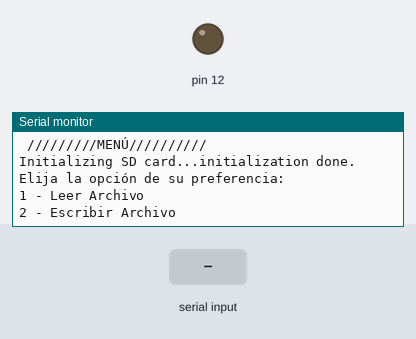
The sketch below on a simulated Arduino Leonardo, built with avr-gcc and run on an emulated ATmega32U4. Parts: output pins drawn as LEDs (lit = HIGH), the last lines printed to the serial monitor. Inputs (shaded band) come from the test bench. Storage starts empty.

Above: at 1.2 s.
1.3 s: "1\n" received over Serial
At 2.5 s:
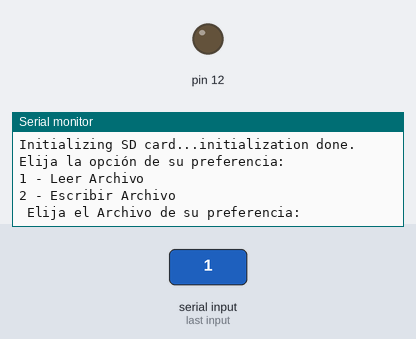
2.8 s: byte 10 ('\n') received over Serial
At 3.2 s:
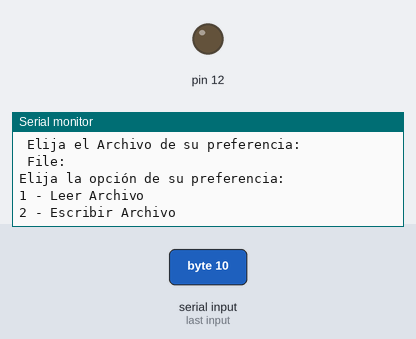
4.3 s: byte 13 ('\r') received over Serial
5.8 s: "2\n" received over Serial
At 6.2 s:
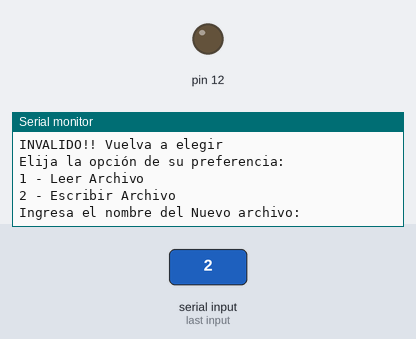
7.3 s: "0\n" received over Serial
At 8.8 s:
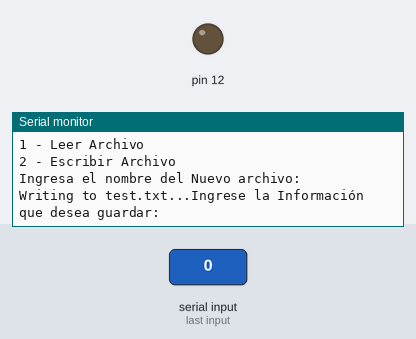

Measured:
- after the input at 1.3 s, the serial monitor: prints a new line at once (image 1)
- after the input at 2.8 s, the serial monitor: prints a new line at once (image 2)
- after the input at 5.8 s, the serial monitor: prints a new line at once (image 3)
- after the input at 7.3 s, the serial monitor: prints a new line at once (image 4)

The sketch:

PostLab.ino
```cpp
#include <SPI.h>
#include <SD.h>
File root;

File myFile;
File myFile2;
String opcion = "";

void setup()
{
  // Open serial communications and wait for port to open:
  Serial.begin(115200);
  while (!Serial) {
    ; // wait for serial port to connect. Needed for Leonardo only
  }
  Serial.println("\n /////////MENÚ//////////");
  SPI.setModule(0);

  Serial.print("Initializing SD card...");

  pinMode(12, OUTPUT);

  if (!SD.begin(12)) {
    Serial.println("initialization failed!");
    return;
  }
  Serial.println("initialization done.");


}

void loop()
{
   Serial.println("Elija la opción de su preferencia:");
   Serial.println("1 - Leer Archivo");
   Serial.println("2 - Escribir Archivo");
   opcion = leerfrase();

   if(opcion == "1"){
    Serial.println("\n Elija el Archivo de su preferencia:");

               root = SD.open("/");
               printDirectory(root, 0);
               opcion = leerfrase();
               char miArray[opcion.length() + 1]; // +1 para el carácter nulo '\0'

                opcion.toCharArray(miArray, opcion.length() + 1);
                myFile = SD.open(miArray);

                if (myFile) {
                Serial.println("\n File:");

                // read from the file until there's nothing else in it:
                while (myFile.available()) {
                  Serial.write(myFile.read());
                }
                // close the file:
                myFile.close();
              } else {
                // if the file didn't open, print an error:
                Serial.println("error opening File");
              }

   }
   else if(opcion == "2"){
      Serial.println("Ingresa el nombre del Nuevo archivo: ");
      String fileName = leerfrase();
      String ext = ".txt";
      String fileName2;
      fileName2.concat(fileName);
      fileName2.concat(ext);

      char miArray[fileName2.length() + 1]; // +1 para el carácter nulo '\0'
      myFile2 = SD.open("prueba30.txt", FILE_WRITE);

      // if the file opened okay, write to it:
      if (myFile2) {
        Serial.print("Writing to test.txt...");
        Serial.println("Ingrese la Información que desea guardar: ");
        String fileData= leerfrase();
        char miData[fileData.length() + 1]; // +1 para el carácter nulo '\0'
        myFile2.println(fileData);
        // close the file:
        myFile2.close();
        Serial.println("done.");
      } else {
        // if the file didn't open, print an error:
        Serial.println("error opening file");
      }
   }
    else{
     Serial.println("INVALIDO!! Vuelva a elegir");
   }
}
void readFile(){
   // re-open the file for reading:

  myFile = SD.open("Name");
  if (myFile) {
    Serial.println("File:");

    // read from the file until there's nothing else in it:
    while (myFile.available()) {
      Serial.write(myFile.read());
    }
    // close the file:
    myFile.close();
  } else {
    // if the file didn't open, print an error:
    Serial.println("error opening File");
  }
}
void writeFile(){
  // open the file. note that only one file can be open at a time,
  // so you have to close this one before opening another.
  myFile = SD.open("menu.txt", FILE_WRITE);

  // if the file opened okay, write to it:
  if (myFile) {
    Serial.print("Writing to File...");
    myFile.println("testing 1, 2, 3.");
    // close the file:
    myFile.close();
    Serial.println("done.");
  } else {
    // if the file didn't open, print an error:
    Serial.println("error opening test.txt");
  }
}
String leerfrase () //función que devuelve cadena
 {
   while (Serial.available()==0);  //bloquea hasta que escriba
   delay (20); //da tiempo para que lleguen todos los caracteres al buffer
   String inString = ""; //almacenamiento externo del buffer
   while (Serial.available() > 0) //mientras haya caracteres en el buffer Serial
   {
   int inChar = Serial.read(); //lee carácter
   if (inChar == '\n' || inChar == '\r' )  //si último caracter (nulo) o retorno
   {inString = inString;} //quitarlo para que haya no doble salto línea o retorno
   else {inString = inString + (char)inChar;} //añádelo a la cadena
   }
 return inString;  //devuelve frase
 }


void printDirectory(File dir, int numTabs) {
   while(true) {

     File entry =  dir.openNextFile();
     if (! entry) {
       // no more files
       break;
     }
     for (uint8_t i=0; i<numTabs; i++) {
       Serial.print('\t');
     }
     Serial.print(entry.name());
     if (entry.isDirectory()) {
       Serial.println("/");
       printDirectory(entry, numTabs+1);
     } else {
       // files have sizes, directories do not
       Serial.print("\t\t");
       Serial.println(entry.size(), DEC);
     }
     entry.close();
   }
}
```
